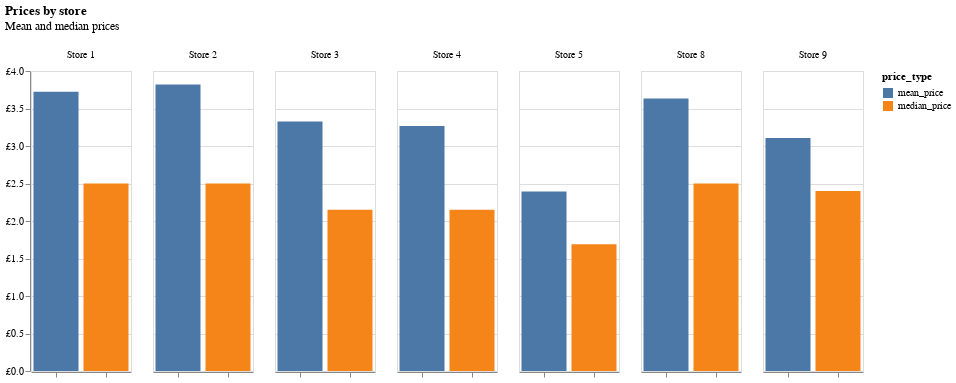

The code cell stored with this chart in its notebook:
### Markdown cell above
## Charting store prices

Let's create a grouped bar chart to compare mean and median prices by store.

### Code cell
# Prepare data for grouped bar chart
median_prices_melted = median_prices.melt(id_vars='store_id', value_vars=['median_price', 'mean_price'], var_name='price_type', value_name='price')
median_prices_melted['store_id'] = "Store " + median_prices_melted['store_id'].astype(str)

# Plot grouped bar chart
alt.Chart(median_prices_melted).mark_bar().encode(
    column=alt.Column('store_id', title=''),
    x=alt.X('price_type', title='', axis=alt.Axis(labels=False)),
    y=alt.Y('price', title='', axis={"labelExpr": "'£' + datum.label", "labelOverlap": False}),
    color='price_type'
).properties(
    title = {
        'text': "Prices by store",
        'subtitle': ["Mean and median prices", ""]
    },
    width=100
)

### Figure 1 — Vega-Lite specification as saved in the notebook (floating-point values rounded to 4 significant figures)
{"config": {"view": {"continuousWidth": 300, "continuousHeight": 300}}, "data": {"name": "data-4f0d43eab71d37c055e726140cdaa15b"}, "mark": {"type": "bar"}, "encoding": {"color": {"field": "price_type", "type": "nominal"}, "column": {"field": "store_id", "title": "", "type": "nominal"}, "x": {"axis": {"labels": false}, "field": "price_type", "title": "", "type": "nominal"}, "y": {"axis": {"labelExpr": "'£' + datum.label", "labelOverlap": false}, "field": "price", "title": "", "type": "quantitative"}}, "title": {"text": "Prices by store", "subtitle": ["Mean and median prices", ""]}, "width": 100, "$schema": "https://vega.github.io/schema/vega-lite/v5.20.1.json", "datasets": {"data-4f0d43eab71d37c055e726140cdaa15b": [{"store_id": "Store 1", "price_type": "median_price", "price": 2.5}, {"store_id": "Store 2", "price_type": "median_price", "price": 2.5}, {"store_id": "Store 3", "price_type": "median_price", "price": 2.15}, {"store_id": "Store 4", "price_type": "median_price", "price": 2.15}, {"store_id": "Store 5", "price_type": "median_price", "price": 1.69}, {"store_id": "Store 8", "price_type": "median_price", "price": 2.5}, {"store_id": "Store 9", "price_type": "median_price", "price": 2.4}, {"store_id": "Store 1", "price_type": "mean_price", "price": 3.723}, {"store_id": "Store 2", "price_type": "mean_price", "price": 3.819}, {"store_id": "Store 3", "price_type": "mean_price", "price": 3.328}, {"store_id": "Store 4", "price_type": "mean_price", "price": 3.267}, {"store_id": "Store 5", "price_type": "mean_price", "price": 2.392}, {"store_id": "Store 8", "price_type": "mean_price", "price": 3.633}, {"store_id": "Store 9", "price_type": "mean_price", "price": 3.107}]}}
